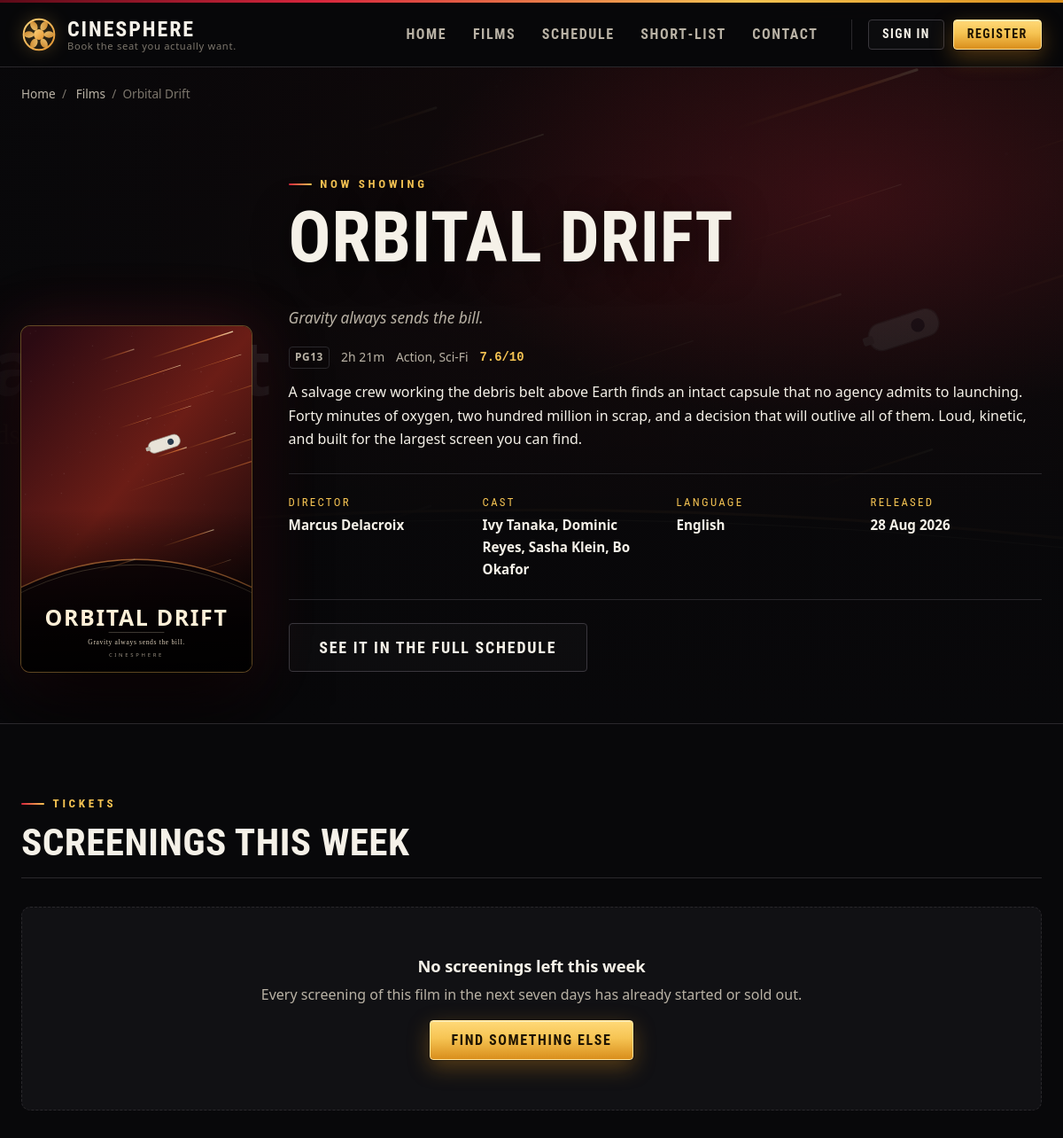
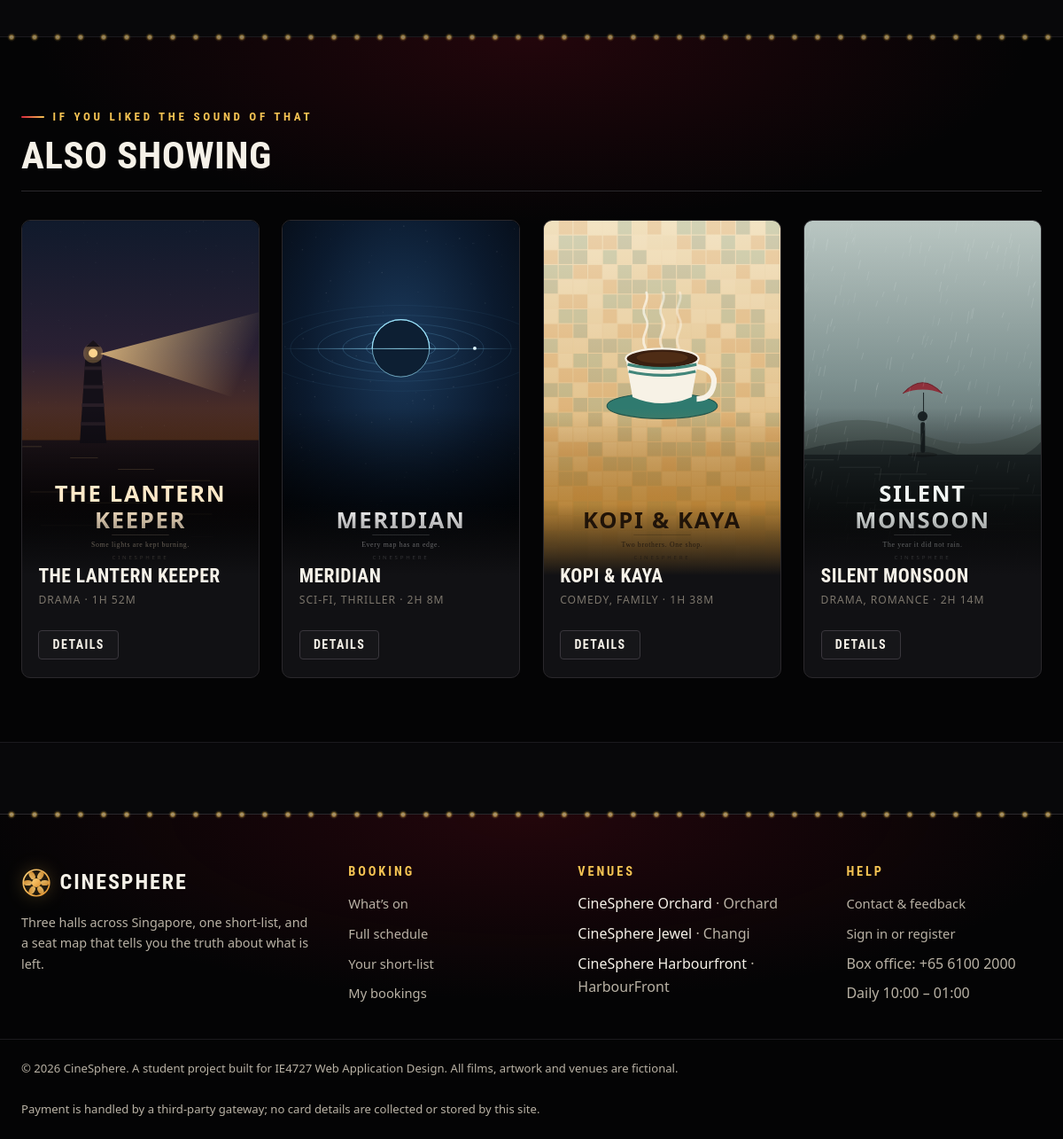
/movie.php?id=3, run on the app's committed database (2 pictures, top to bottom).
### tables this page shows
CREATE TABLE movies (
    movie_id     INT AUTO_INCREMENT PRIMARY KEY,
    title        VARCHAR(120) NOT NULL,
    tagline      VARCHAR(160) NOT NULL DEFAULT '',
    synopsis     TEXT         NOT NULL,
    genre        VARCHAR(60)  NOT NULL,
    language     VARCHAR(40)  NOT NULL DEFAULT 'English',
    duration_min SMALLINT UNSIGNED NOT NULL,
    classification ENUM('G','PG','PG13','NC16','M18') NOT NULL DEFAULT 'PG13',
    director     VARCHAR(80)  NOT NULL,
    cast_list    VARCHAR(255) NOT NULL,
    release_date DATE         NOT NULL,
    poster       VARCHAR(80)  NOT NULL,
    banner       VARCHAR(80)  NOT NULL DEFAULT '',
    user_score   DECIMAL(3,1) NOT NULL DEFAULT 0.0,
    status       ENUM('now_showing','coming_soon','archived')
                 NOT NULL DEFAULT 'now_showing',
    created_at   DATETIME NOT NULL DEFAULT CURRENT_TIMESTAMP
);

CREATE TABLE cinemas (
    cinema_id   INT AUTO_INCREMENT PRIMARY KEY,
    name        VARCHAR(80)  NOT NULL,
    location    VARCHAR(80)  NOT NULL,
    address     VARCHAR(200) NOT NULL,
    phone       VARCHAR(20)  NOT NULL,
    opening_hrs VARCHAR(60)  NOT NULL DEFAULT '10:00 - 01:00 daily'
);

### includes/db.php (called while the page is built, shortened)
<?php
function db(): mysqli
{
    static $conn = null;
    if ($conn instanceof mysqli) {
        return $conn;
    }
    try {
        $conn = new mysqli(DB_HOST, DB_USER, DB_PASS, DB_NAME, DB_PORT);
    } catch (Throwable $e) {
        http_response_code(503);
        echo '<!DOCTYPE html><html lang="en"><head><meta charset="utf-8">'
           . '<title>CineSphere &ndash; database unavailable</title>'
           . '<link rel="stylesheet" href="css/style.css"></head><body>'
           . '<main class="container"><div class="notice notice-error">'
           . '<h1>The booking database is not available</h1>'
           . '<p>Start MySQL in the XAMPP control panel, then import '
           . '<code>sql/01_schema.sql</code> followed by '
           . '<code>sql/02_seed.sql</code>.</p>'
           . (DEBUG ? '<p><small>' . htmlspecialchars($e->getMessage(),
                        ENT_QUOTES, 'UTF-8') . '</small></p>' : '')
           . '</div></main></body></html>';
        exit;
    }
    $conn->set_charset('utf8mb4');
    return $conn;
}
function db_query(string $sql, array $params = [], string $types = '')
{
    $stmt = db()->prepare($sql);
    if ($params) {
        $stmt->bind_param($types !== '' ? $types : db_types($params), ...$params);
    }
    $stmt->execute();
    $result = $stmt->get_result();
    return $result;
}
function db_one(string $sql, array $params = [], string $types = ''): ?array
{
    $res = db_query($sql, $params, $types);
    $row = $res ? $res->fetch_assoc() : null;
    return $row ?: null;
}
function db_all(string $sql, array $params = [], string $types = ''): array
{
    $res  = db_query($sql, $params, $types);
    $rows = [];
    if ($res) {
        while ($r = $res->fetch_assoc()) {
            $rows[] = $r;
        }
    }
    return $rows;
}
function db_types(array $params): string
{
    $t = '';
    foreach ($params as $p) {
        if (is_int($p)) {
            $t .= 'i';
        } elseif (is_float($p)) {
            $t .= 'd';
        } else {
            $t .= 's';
        }
    }
    return $t;
}

### includes/functions.php (called while the page is built, shortened)
<?php
require_once __DIR__ . '/db.php';
function e($value): string
{
    return htmlspecialchars((string) $value, ENT_QUOTES | ENT_SUBSTITUTE, 'UTF-8');
}
function pretty_runtime(int $minutes): string
{
    $h = intdiv($minutes, 60);
    $m = $minutes % 60;
    return $h > 0 ? "{$h}h {$m}m" : "{$m}m";
}

### movie.php (the view, shortened to what this page needs)
<?php
$movie_id = (int) ($_GET['id'] ?? 0);
$movie = $movie_id > 0
    ? db_one('SELECT * FROM movies WHERE movie_id = ?', [$movie_id])
    : null;
$firstGenre = trim(explode(',', $movie['genre'])[0]);
$alsoLike = db_all(
    "SELECT movie_id, title, poster, classification, genre, duration_min, user_score
       FROM movies
      WHERE movie_id <> ? AND status = 'now_showing' AND genre LIKE ?
      ORDER BY user_score DESC
      LIMIT 4",
    [$movie_id, '%' . $firstGenre . '%']
);
if (!$alsoLike) {
    $alsoLike = db_all(
        "SELECT movie_id, title, poster, classification, genre, duration_min, user_score
           FROM movies
          WHERE movie_id <> ? AND status = 'now_showing'
          ORDER BY user_score DESC LIMIT 4",
        [$movie_id]
    );
}
$banner = $movie['banner'] !== '' ? $movie['banner'] : $movie['poster'];
require __DIR__ . '/includes/header.php';
?>
<section class="film-hero">
  <div class="film-hero-bg">
    <img src="images/<?= e($banner) ?>" alt="" width="1600" height="620">
  </div>
  <div class="container">
    <p class="breadcrumb">
      <a href="index.php">Home</a><span>/</span>
      <a href="movies.php">Films</a><span>/</span><?= e($movie['title']) ?>
    </p>
    <div class="film-hero-inner">
      <img src="images/<?= e($movie['poster']) ?>"
           alt="Poster for <?= e($movie['title']) ?>" width="480" height="720">
      <div>
        <span class="eyebrow">
          <?= $movie['status'] === 'coming_soon' ? 'Coming soon' : 'Now showing' ?>
        </span>
        <h1><?= e($movie['title']) ?></h1>
        <p class="lede" style="font-style:italic;"><?= e($movie['tagline']) ?></p>
        <p class="meta-row">
          <span class="rating"><?= e($movie['classification']) ?></span>
          <span><?= e(pretty_runtime((int) $movie['duration_min'])) ?></span>
          <span><?= e($movie['genre']) ?></span>
          <?php if ((float) $movie['user_score'] > 0): ?>
            <span class="score"><?= number_format((float) $movie['user_score'], 1) ?>/10</span>
          <?php endif; ?>
        </p>
        <p><?= e($movie['synopsis']) ?></p>
        <dl class="spec-list">
          <div><dt>Director</dt><dd><?= e($movie['director']) ?></dd></div>
          <div><dt>Cast</dt><dd><?= e($movie['cast_list']) ?></dd></div>
          <div><dt>Language</dt><dd><?= e($movie['language']) ?></dd></div>
          <div><dt>Released</dt><dd><?= e(date('j M Y', strtotime($movie['release_date']))) ?></dd></div>
        </dl>
        <div class="btn-row">
          <a class="btn btn-ghost btn-lg" href="showtimes.php?movie=<?= (int) $movie['movie_id'] ?>">
            See it in the full schedule
          </a>
        </div>
      </div>
    </div>
  </div>
</section>
<section class="section" id="schedule">
  <div class="container">
    <div class="section-head">
      <div>
        <span class="eyebrow">Tickets</span>
        <h2>Screenings this week</h2>
      </div>
    </div>
    <?php if (!$rows): ?>
      <div class="empty-state">
        <h3><?= $movie['status'] === 'coming_soon'
              ? 'Booking has not opened yet'
              : 'No screenings left this week' ?></h3>
        <p class="muted">
          <?php if ($movie['status'] === 'coming_soon'): ?>
            <?= e($movie['title']) ?> opens on
            <?= e(date('j F Y', strtotime($movie['release_date']))) ?>.
            Tickets go on sale two weeks beforehand.
          <?php else: ?>
            Every screening of this film in the next seven days has already
            started or sold out.
          <?php endif; ?>
        </p>
        <a class="btn btn-primary" href="movies.php">Find something else</a>
      </div>
    <?php endif; ?>
  </div>
</section>
<?php if ($alsoLike): ?>
<section class="section section-sunken">
  <div class="container">
    <div class="section-head">
      <div>
        <span class="eyebrow">If you liked the sound of that</span>
        <h2>Also showing</h2>
      </div>
    </div>
    <div class="film-grid">
      <?php foreach ($alsoLike as $m): ?>
        <article class="film-card">
          <div class="film-poster">
            <img src="images/<?= e($m['poster']) ?>" alt="Poster for <?= e($m['title']) ?>"
                 width="480" height="720" loading="lazy">
          </div>
          <div class="film-body">
            <h3><a href="movie.php?id=<?= (int) $m['movie_id'] ?>"><?= e($m['title']) ?></a></h3>
            <p class="film-genre"><?= e($m['genre']) ?> &middot; <?= e(pretty_runtime((int) $m['duration_min'])) ?></p>
            <div class="btn-row">
              <a class="btn btn-ghost btn-sm" href="movie.php?id=<?= (int) $m['movie_id'] ?>">Details</a>
            </div>
          </div>
        </article>
      <?php endforeach; ?>
    </div>
  </div>
</section>
<?php endif; ?>
<?php require __DIR__ . '/includes/footer.php'; ?>

### includes/footer.php (shortened to what this page needs)
</main>
<footer class="site-footer">
  <div class="container footer-grid">
    <div class="footer-col">
      <div class="brand brand-footer">
        <img src="images/logo.svg" alt="" width="34" height="34">
        <strong><?= e(SITE_NAME) ?></strong>
      </div>
      <p class="muted">
        Three halls across Singapore, one short-list, and a seat map that
        tells you the truth about what is left.
      </p>
    </div>
    <div class="footer-col">
      <h3>Booking</h3>
      <ul class="plain">
        <li><a href="movies.php">What&rsquo;s on</a></li>
        <li><a href="showtimes.php">Full schedule</a></li>
        <li><a href="preferences.php">Your short-list</a></li>
        <li><a href="mybookings.php">My bookings</a></li>
      </ul>
    </div>
    <div class="footer-col">
      <h3>Venues</h3>
      <ul class="plain">
<?php
require_once __DIR__ . '/functions.php';
foreach (db_all('SELECT name, location FROM cinemas ORDER BY cinema_id') as $c): ?>
        <li><?= e($c['name']) ?> <span class="muted">&middot; <?= e($c['location']) ?></span></li>
<?php endforeach; ?>
      </ul>
    </div>
    <div class="footer-col">
      <h3>Help</h3>
      <ul class="plain">
        <li><a href="contact.php">Contact &amp; feedback</a></li>
        <li><a href="account.php">Sign in or register</a></li>
        <li class="muted">Box office: +65 6100 2000</li>
        <li class="muted">Daily 10:00 &ndash; 01:00</li>
      </ul>
    </div>
  </div>
  <div class="container footer-base">
    <p class="muted">
      &copy; <?= date('Y') ?> <?= e(SITE_NAME) ?>. A student project built for
      IE4727 Web Application Design. All films, artwork and venues are fictional.
    </p>
    <p class="muted">
      Payment is handled by a third-party gateway; no card details are
      collected or stored by this site.
    </p>
  </div>
</footer>
</body>
</html>

### data on the page
movies: banner (picture), title "Orbital Drift", poster (picture), title "ORBITAL DRIFT", tagline "Gravity always sends the bill.", classification "PG13", duration_min "2h 21m", genre "Action, Sci-Fi", user_score "7.6", synopsis "A salvage crew working the debris belt above Earth finds an intact capsule that no agency admits to launching. Forty minutes of oxygen, two hundred million in scrap, and a decision that will outlive all of them. Loud, kinetic, and built for the largest screen you can find.", director "Marcus Delacroix", cast_list "Ivy Tanaka, Dominic Reyes, Sasha Klein, Bo Okafor", language "English", release_date "28 Aug 2026"
movies: poster (picture), title "THE LANTERN KEEPER", genre "DRAMA", duration_min "1H 52M"
movies: poster (picture), title "MERIDIAN", genre "SCI-FI, THRILLER", duration_min "2H 8M"
movies: poster (picture), title "KOPI & KAYA", genre "COMEDY, FAMILY", duration_min "1H 38M"
movies: poster (picture), title "SILENT MONSOON", genre "DRAMA, ROMANCE", duration_min "2H 14M"
cinemas: name "CineSphere Orchard", location "Orchard"
cinemas: name "CineSphere Jewel", location "Changi"
cinemas: name "CineSphere Harbourfront", location "HarbourFront"

### other printed values
SITE_NAME "CINESPHERE"
SITE_TAGLINE "Book the seat you actually want."
SITE_NAME "CineSphere"
